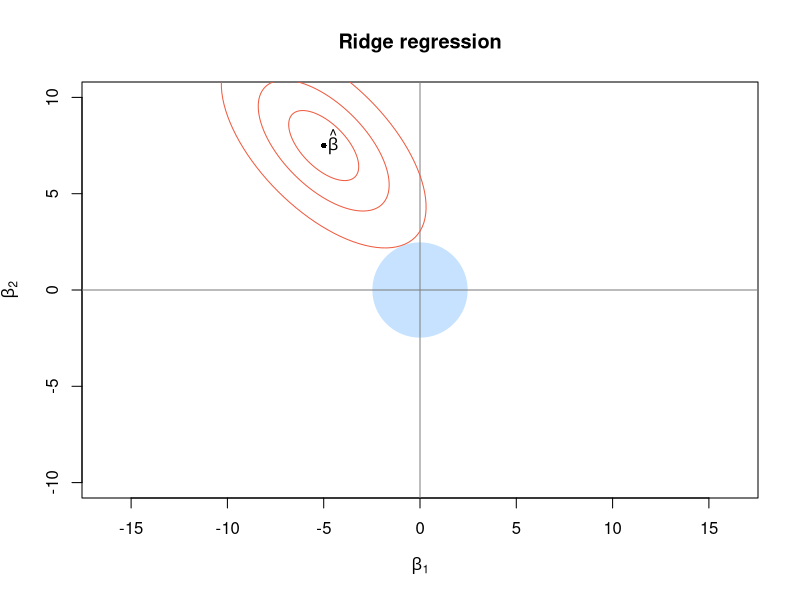
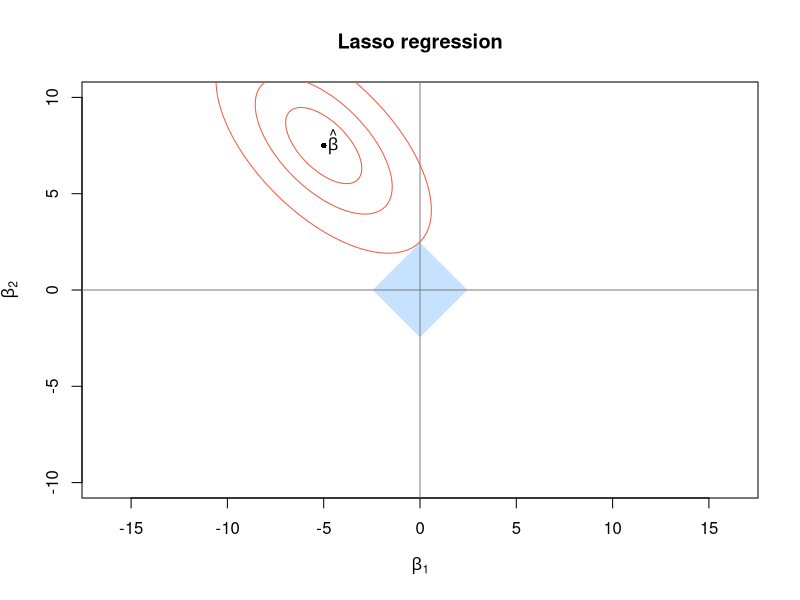

R code for these plots, in order:
# Function to estimate the tangent point between a circle and a ellipsis

ridge_tangent_b <- function(x0){
  d <- 1000
  i <- 1
  t <- seq(from = -pi / 2, to = 0, length.out = 1000)
  b <- 1
  while(abs(d) > 1e-20){
    x <- 2 * b * cos(t)
    y <- b * sin(t)
    d <- min(sqrt((b * sqrt(2) * cos(t) + b * 0.5 * sqrt(2) * sin(t) + x0[1]) ^ 2 +
                    (-b * sqrt(2) * cos(t) + b * 0.5 * sqrt(2) * sin(t) + x0[2]) ^ 2)) - 2.5
    if(abs(d) > 1e-20){
      if(d > 0){
        b <- b + 1 / i
      }else{
        b <- b - 1 / i
      }
      i <- i + 1
    }
  }
  return(b)
}


library(plotrix)

#ridge penalty

plot(x = -10:10, y = -10:10, type = 'n', asp = 1, xlab = expression(beta[1]), ylab = expression(beta[2]), main = "Ridge regression")
draw.circle(x = 0, y = 0, nv = 1e5, radius = 2.5, col = "slategray1", border = "white")
abline(h = 0, v = 0, col = gray(0.5))
beta_hat <- c(-5, 7.5)
points(x = beta_hat[1], y = beta_hat[2], pch = 16, cex = 0.75)
text(x = beta_hat[1] + 0.5, y = beta_hat[2] + 0.2, labels = expression(hat(beta)), font = 2)
a <- c(2.3, 4.3, 2 * ridge_tangent_b(beta_hat))
b <- a / 2
draw.ellipse(x = rep(beta_hat[1], times = length(a)), y = rep(beta_hat[2], times = length(a)), a = a, b = b, angle = -45, border = 'tomato2',
             nv = 1e2)


#lasso penalty

plot(x = -10:10, y = -10:10, type = 'n', asp = 1, xlab = expression(beta[1]), ylab = expression(beta[2]), main = "Lasso regression")
polygon(x = c(0, -2.5, 0, 2.5), y = c(2.5, 0, -2.5, 0), border = "white", col = "slategray1")
abline(h = 0, v = 0, col = gray(0.5))
beta_hat <- c(-5, 7.5)
points(x = beta_hat[1], y = beta_hat[2], pch = 16, cex = 0.75)
text(x = beta_hat[1] + 0.5, y = beta_hat[2] + 0.2, labels = expression(hat(beta)), font = 2)
a <- c(2.5, 4.5, 5*sqrt(2))
b <- a / 2
draw.ellipse(x = rep(beta_hat[1], times = length(a)), y = rep(beta_hat[2], times = length(a)), a = a, b = b, angle = -45, border = "tomato2",
             nv = 1e2)